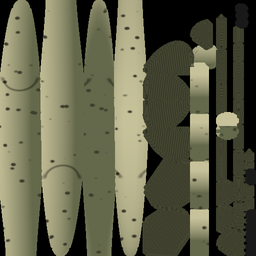
#> input picture assets/models/fish/alligator_gar.png, 256 x 256 px
$ python -i fish_from_photo.py   (imports and definitions only)
#> lines starting #> are read from the running program, lines starting #| are printed output that depends on the picture; after the words box and inside, x2 and y2 are one past the last pixel; in counts of white or black regions, pixels touching at a corner belong together
"""A fish from a photo: the user's side-on picture of a species made into a
model and rendered like the rest (tools/render_fish.py's camera and light).

User request: the user finds a photo of each fish (side-on, whole, fins
spread, one fish, a plain background); it's made into a 3D fish in our
style:
  1. cut out: the background colour read off the picture's border, the
     fish is what differs from it (the biggest piece, holes filled, edges
     smoothed);
  2. turned head-right: the tail stalk (the narrowest part near an end)
     says which end is the tail;
  3. painted down: photo detail smoothed away, colours slightly flattened -
     like the rest of the art, not a photograph;
  4. made solid: a pillow of the silhouette, thickest in the middle of the
     body (by the distance to the edge), thin at the fins, both sides
     textured with the photo;
  5. rendered to assets/sprites/fish/<id>.png, replacing the modelled
     placeholder.
The same photo can dress other species of the same body (--as): their
own colours laid over its light and shade.

  python tools/fish_from_photo.py PHOTO ID [--as ID2 ID3 ...]
  python tools/fish_from_photo.py --batch DIR

--batch: every picture in DIR named after a species (its Chinese name,
its id, or the English name from the list the user was given - "Common
carp.jpg", "鯉魚.png"...) becomes that species; then each species with no
photo of its own is dressed from a photo of its body type, in its colours.
"""
import math
import os
import re
import sys

import bpy
import numpy as np
from PIL import Image, ImageDraw, ImageFilter

sys.path.insert(0, os.path.dirname(__file__))
import render_fish as rf  # noqa: E402

WORK = 512          # the cut-out's working width
GRID = 96           # mesh columns along the fish
THICK = 0.09        # half thickness at the fattest, share of the length


def cut_out(path):
#> called with path = '../assets/models/fish/alligator_gar.png'
    img = Image.open(path).convert("RGB")
#> img is the input picture: PIL image 256x256 RGB; mean R, G, B 95.8, 96.4, 72.8
    img.thumbnail((WORK * 2, WORK * 2))
    a = np.asarray(img).astype(np.float32) / 255.0
    h, w = a.shape[:2]
#> h = 256; w = 256
    border = np.concatenate([a[0], a[-1], a[:, 0], a[:, -1]])
#> border = 1024 rows, first 8: [0, 0, 0], [0, 0, 0], [0, 0, 0], [0, 0, 0], [0, 0, 0], [0, 0, 0], [0, 0, 0], [0, 0, 0]
    bg = np.median(border, axis=0)
#> bg = [0, 0, 0]
    spread = np.percentile(np.linalg.norm(border - bg, axis=1), 90)
#> spread = 1.17
    diff = np.linalg.norm(a - bg, axis=2)
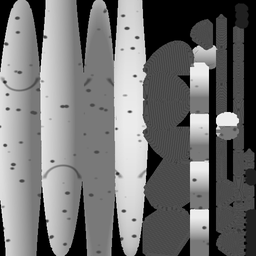
#> diff: shape (256, 256) float32; min 0, max 1.34, mean 0.605; drawn with min black and max white
    mask = diff > max(0.12, spread * 1.8)
#> mask: shape (256, 256) bool; every value is 0
    m = Image.fromarray((mask * 255).astype(np.uint8))
    # Specks off, gaps closed.
    m = m.filter(ImageFilter.MinFilter(3)).filter(ImageFilter.MaxFilter(5)).filter(ImageFilter.MinFilter(3))
    # The biggest piece: flood from its heaviest point, keep what's reached.
    mm = np.asarray(m) > 127
    ys, xs = np.nonzero(mm)
#> ys = empty array; xs = empty array
    if len(xs) == 0:
#> (the run stopped early here; a loop or call above may not have finished)

$ run again, on assets/models/fish/ayu.png
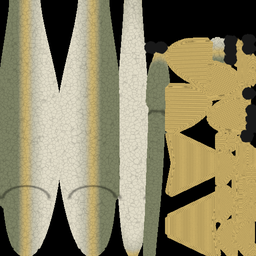
#> input picture assets/models/fish/ayu.png, 256 x 256 px
#> in cut_out, img is the input picture: PIL image 256x256 RGB; mean R, G, B 142.3, 134, 102
#> border = 1024 rows, first 8: [0, 0, 0], [0, 0, 0], [0, 0, 0], [0, 0, 0], [0, 0, 0], [0, 0, 0], [0, 0, 0], [0, 0, 0]
#> bg = [0.0157, 0.0157, 0.0118]
#> spread = 1.07
#> in cut_out, `diff = np.linalg.norm(a - bg, axis=2)`:
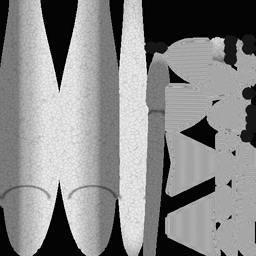
#> diff: shape (256, 256) float32; min 0, max 1.58, mean 0.851; drawn with min black and max white
#> mask: shape (256, 256) bool; every value is 0
#> ys = empty array

$ run again, on assets/models/fish/bass.png
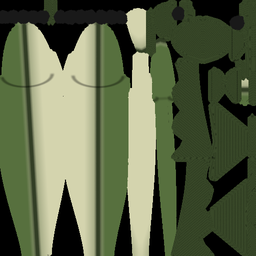
#> input picture assets/models/fish/bass.png, 256 x 256 px
#> in cut_out, img is the input picture: PIL image 256x256 RGB; mean R, G, B 90.9, 101, 71.1
#> border = 1024 rows, first 8: [0, 0, 0], [0, 0, 0], [0, 0, 0], [0, 0, 0], [0, 0, 0], [0, 0, 0], [0, 0, 0], [0, 0, 0]
#> bg = [0.186, 0.239, 0.131]
#> spread = 0.33
#> in cut_out, `mask = diff > max(0.12, spread * 1.8)`:
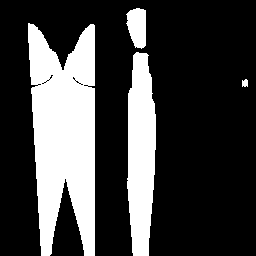
#> mask: shape (256, 256) bool; 25.8% white; 4 white regions, box (x1, y1, x2, y2) and area: (28, 23, 95, 256) 11531, (127, 52, 156, 256) 4701, (126, 8, 146, 49) 639, (242, 79, 248, 87) 41
#> mm: shape (256, 256) bool; 25.9% white; 4 white regions, box (x1, y1, x2, y2) and area: (28, 24, 95, 256) 11594, (127, 52, 156, 256) 4697, (127, 8, 146, 48) 636, (242, 80, 248, 86) 34
#> in cut_out, `ys, xs = np.nonzero(mm)`: ys = 16961 values from 8 to 255; xs = 16961 values, max 247 at index 3735, min 28 at index 275, mean 88.27
#> seed = (81, 134)
#> outside: PIL image 256x256 L; 17.7% white; 1 white region, box (x1, y1, x2, y2) and area: (28, 24, 95, 256) 11594
#> in cut_out, `ys, xs = np.nonzero(body)`: ys = 11597 values from 24 to 255; xs = 11597 values, max 94 at index 32, min 28 at index 6, mean 63.91
#> box = (28, 24, 95, 256)
#> in cut_out, `alpha = Image.fromarray((body * 255).astype(np.uint8)).crop(box)`:
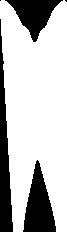
#> alpha: PIL image 67x232 L; 74.6% white; 5 black regions (2 under 20 px), largest, box (x1, y1, x2, y2) and area: (0, 19, 13, 232) 1447, (23, 160, 56, 232) 1374, (5, 0, 63, 42) 1122
